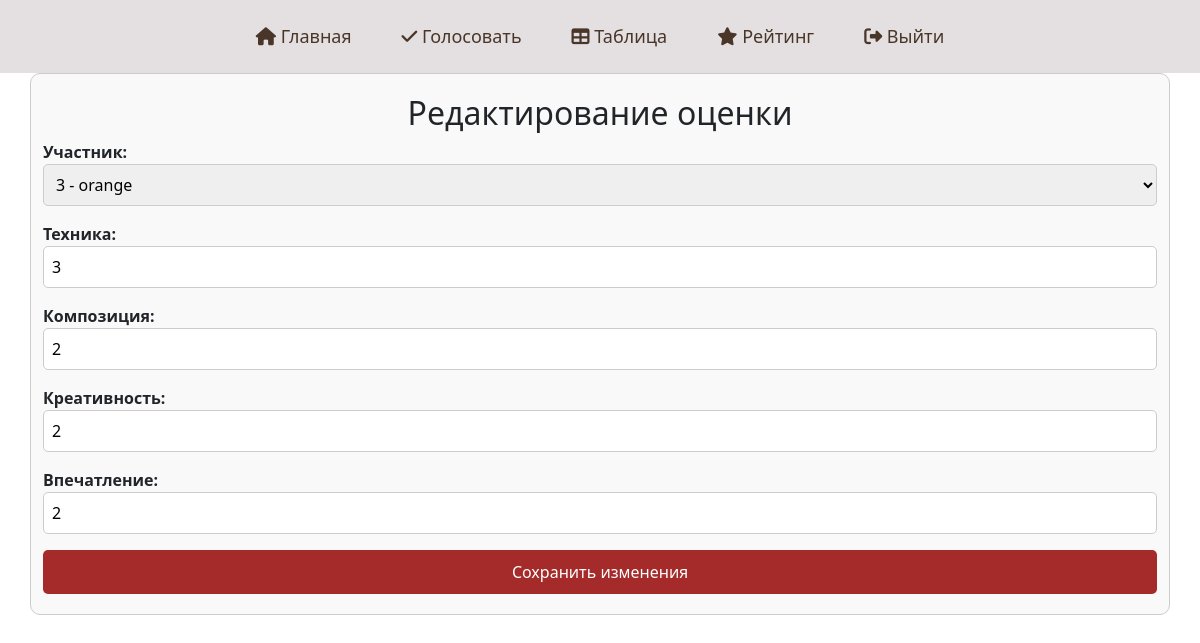
Screenshot of /vote/edit_score/46/ (signed in) with the database file from the repository.
### vote/models.py (models this page shows, shortened)
class Score(models.Model):
    jury = models.ForeignKey(User, on_delete=models.CASCADE)  # Жюри
    participant = models.ForeignKey(Participant, on_delete=models.CASCADE)  # Участник
    technique = models.IntegerField()
    composition = models.IntegerField()
    creativity = models.IntegerField()
    impression = models.IntegerField()

### vote/views.py (the view)
# urls.py: path('edit_score/<int:score_id>/', views.edit_score, name='edit_score'),
@login_required
def edit_score(request, score_id):
    score = get_object_or_404(Score, id=score_id)
    if request.method == 'POST':
        form = ScoreForm(request.POST, instance=score)
        if form.is_valid():
            form.save()
            return redirect('vote_page')  # Перенаправляем на страницу голосования с сообщением об успехе
    else:
        form = ScoreForm(instance=score)
    return render(request, 'vote/edit_score.html', {
        'form': form,
        'score': score,
    })

### vote/forms.py
class ScoreForm(forms.ModelForm):
    participant = forms.ModelChoiceField(queryset=Participant.objects.all(), label="Участник")
    class Meta:
        model = Score
        fields = ['participant', 'technique', 'composition', 'creativity', 'impression']
        labels = {
            'technique': 'Техника',
            'composition': 'Композиция',
            'creativity': 'Креативность',
            'impression': 'Впечатление',
        }
        widgets = {
            'technique': forms.NumberInput(attrs={'min': 0, 'max': 10}),
            'composition': forms.NumberInput(attrs={'min': 0, 'max': 10}),
            'creativity': forms.NumberInput(attrs={'min': 0, 'max': 10}),
            'impression': forms.NumberInput(attrs={'min': 0, 'max': 10}),
        }

### main/models.py (called while the page is built)
    def __str__(self):
        return f"{self.number} - {self.name}"

### vote/templates/vote/edit_score.html (shortened to what this page needs)
{% load static %}
<!DOCTYPE html>
<html lang="ru">
<head>
    <link rel="stylesheet" href="{% static 'vote/css/vote.css' %}">
    <link rel="stylesheet" href="https://cdn.jsdelivr.net/npm/bootstrap@5.3.3/dist/css/bootstrap.min.css">
    <link rel="stylesheet" href="https://use.fontawesome.com/releases/v6.6.0/css/all.css">
</head>
<body>
<header>
    <nav class="navbar">
        <ul class="navbar-menu">
            <li><a href="{% url 'main' %}"><i class="fa-solid fa-house"></i> Главная</a></li>
            <li><a href="{% url 'vote_page' %}"><i class="fa-solid fa-check"></i> Голосовать</a></li>
            <li><a href="{% url 'participant_scores' %}"><i class="fa-solid fa-table"></i> Таблица</a></li>
            <li><a href="#"><i class="fa-solid fa-star"></i> Рейтинг</a></li>
            <li><a href="{% url 'signup' %}"><i class="fa-solid fa-right-from-bracket"></i> Выйти</a></li>
        </ul>
    </nav>
</header>
<div class="container">
    <h2>Редактирование оценки</h2>
    <form method="post">
        {{ form.as_p }}
        <button type="submit" class="btn btn-primary">Сохранить изменения</button>
    </form>
</div>
</body>
</html>

### vote/static/vote/css/vote.css (style rules this page uses)
body { font-family: Arial, sans-serif; background: #D6C0B3; }
.container { width: 50%; margin: 0 auto; padding: 20px; background-color: #f9f9f9; border: 1px solid #ccc; border-radius: 10px; }
h2 { text-align: center; }
label { display: block; font-weight: bold; }
input, select { width: 100%; padding: 8px; border: 1px solid #ccc; border-radius: 5px; }
button.btn { display: block; width: 100%; padding: 10px; background-color: brown; color: white; border: none; border-radius: 5px; cursor: pointer; }
header { background-color: #E4E0E1; padding: 15px 0; }
.navbar { display: flex; justify-content: center; align-items: center; flex-wrap: wrap; }
.navbar-menu { list-style: none; margin: 0; padding: 0; display: flex; gap: 20px; width: 100%; align-items: center; justify-content: center; }
.navbar-menu li { display: inline-block; }
.navbar-menu a { font-size: 18px; color: #493628; text-decoration: none; padding: 10px 15px; transition: color 0.3s ease; }

### rows the page displays
Score: participant "3 - orange", technique "3", composition "2", creativity "2", impression "2"
